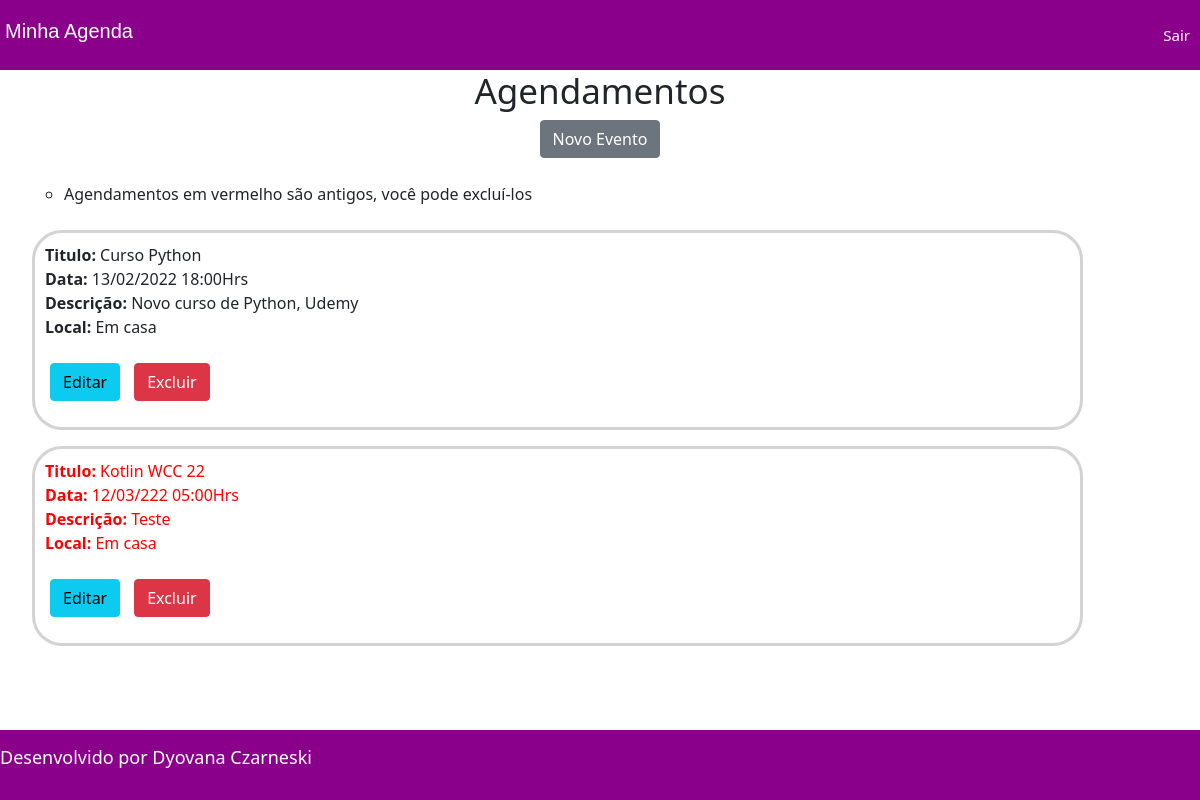
Page /agenda/ (signed in) on the earlier database version.
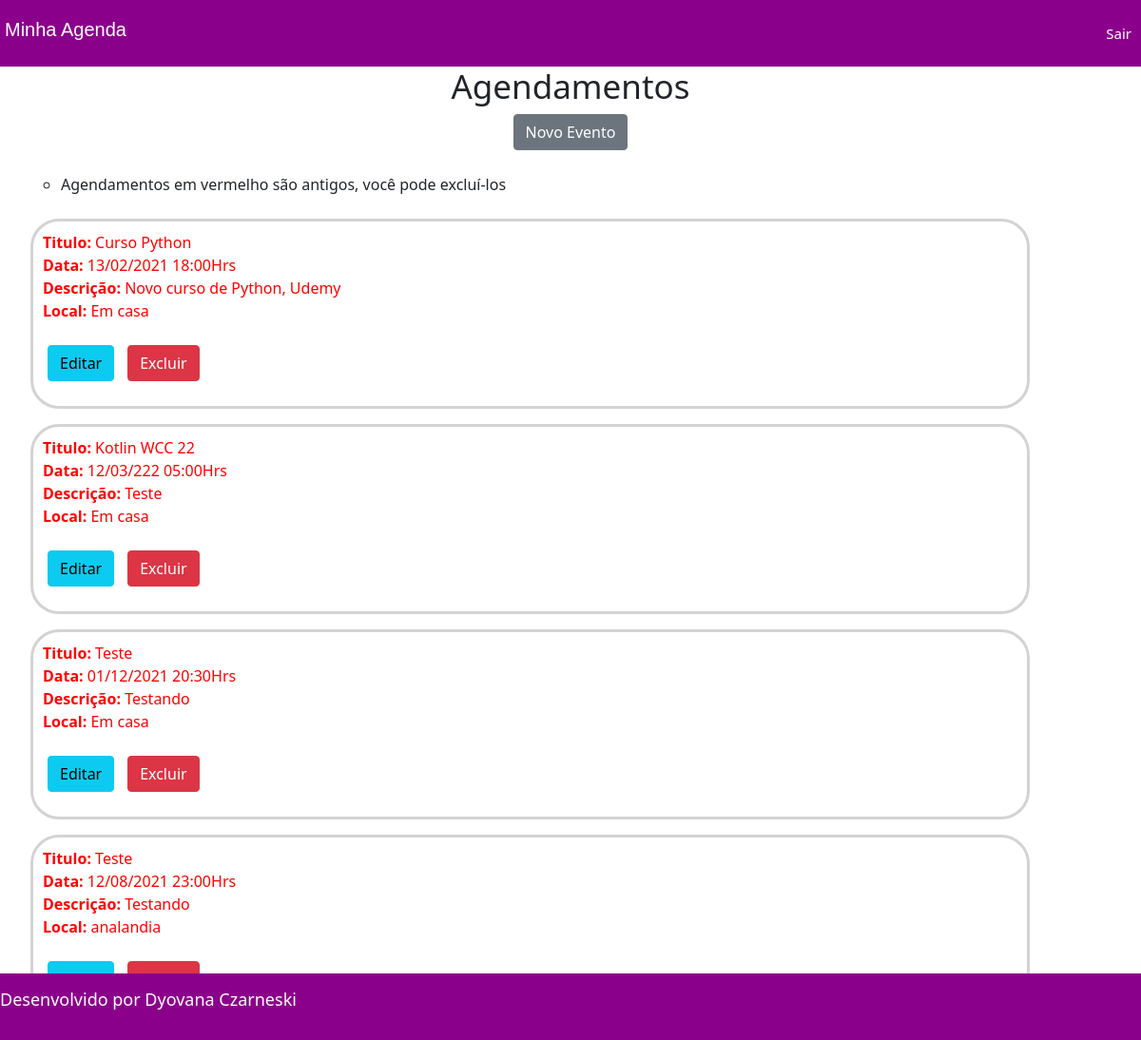
Same page on the later database version.
### core/models.py (models this page shows, shortened)
class Evento(models.Model):
    titulo = models.CharField(max_length=100)
    descricao = models.TextField(blank=True, null=True)# pode estar em branco ou nulo
    data_evento = models.DateTimeField(verbose_name='Data do evento')
    data_criacao = models.DateTimeField(auto_now=True)# Quando criar o registro vai inserir a hora atual automaticamente
    local = models.CharField(blank=True, max_length=100, null=True)
    usuario = models.ForeignKey(User, on_delete=models.CASCADE)
    class Meta:
        db_table = 'evento'
    def get_data_evento(self):
        return self.data_evento.strftime('%d/%m/%Y %H:%MHrs')
    def get_evento_atrasado(self):
        if self.data_evento < datetime.now():
            return True
        else:
            return False

### core/views.py (the view)
# urls.py: path('agenda/', views.lista_eventos),
@login_required(login_url='/login/')
def lista_eventos(request):
    usuario = request.user
    data_atual = datetime.now() - timedelta(hours=1)
    eventos = Evento.objects.filter(usuario=usuario)
    dados = {'eventos': eventos}
    return render(request, 'agenda.html', dados)

### template/agenda.html (shortened to what this page needs)
{% extends "model-page.html"%}
    {% block content %}
        {% load static %}
        <link href="{% static 'css/agenda.css' %}" rel="stylesheet">
        <h2 align="center" style="font-size: 35px;">Agendamentos</h2>
        <div align="center">
                <a href="evento/">
                    <button type="button" class="btn btn-secondary">Novo Evento</button><br>
                </a>
        </div><br>
        <div>
            <ul class="lista">
                <ul>
                    <li>Agendamentos em vermelho são antigos, você pode excluí-los </li>
                </ul><br>
                {% for evento in eventos %}
                 <li>
                    <div id="dados" style={% if evento.get_evento_atrasado %} "color:red" {% endif %}>
                        <b>Titulo: </b>{{evento.titulo}} <br>
                        <b>Data: </b>{{evento.get_data_evento}}<br>
                        <b>Descrição: </b>{{evento.descricao}}<br>
                        <b>Local: </b>{{evento.local}}<br>
                        <br>
                        <a href="evento/?id={{evento.id}}">
                            <button type="button" class="btn btn-info">Editar</button>
                        </a>
                        <a href="evento/delete/{{ evento.id}}/">
                            <button type="button" class="btn btn-danger">Excluir</button>
                        </a>
                    </div>
                 </li>
                {% endfor %}
            </ul>
        </div>
    {% endblock %}

### template/model-page.html
<!DOCTYPE html>
<html lang="en">
<head>
    {% include "model-header.html" %}
</head>
<body>
    {% block content %} {% endblock%}
    {% include "model-footer.html"%}
</body>
</html>

### template/model-header.html (shortened to what this page needs)
{% load static %}
    <link rel="stylesheet" href="https://cdn.jsdelivr.net/npm/bootstrap@5.1.3/dist/css/bootstrap.min.css">
    <link href="{% static 'css/header.css' %}" rel="stylesheet">
    <div id="header">
        <div align="left">
            <h2 id="titulo">Minha Agenda</h2>
        </div>
        <div>
            <a href="/logout">Sair</a>
        </div>
    </div>

### template/model-footer.html
{% load static %}
<link href="{% static 'css/footer.css' %}" rel="stylesheet">
<div id="footer">
    <p> Desenvolvido por Dyovana Czarneski</p>
</div>

### static/css/header.css (style rules this page uses)
* { border:0; padding:0; margin:0; }
#header { background-color: #8B008B; height: 70px; display: flex; padding: 5px; justify-content: space-between; align-items: center; }
#titulo { color:white; font-family: verdana, Tahoma, sans-serif; font-size: 20px; }
a { color: white; text-decoration: none; font-size: 15px; padding: 5px; }

### static/css/agenda.css (style rules this page uses)
.btn { height: 38px; }
#dados { width: 90%; border-radius: 30px; border: 3px solid #d3d3d3; padding: 10px; }
.lista { list-style: none; }

### static/css/footer.css (style rules this page uses)
#footer { background-color: #8B008B; height: 70px; width: 100%; position: absolute; bottom:0; display: flex; align-items: center; color: white; font-size: 18px; }

Differences in the rows shown:
changed Evento "Curso Python": data_evento "2022-02-13 18:00:00" → "2021-02-13 18:00:00" (drawn); get_data_evento "13/02/2022 18:00Hrs" → "13/02/2021 18:00Hrs"
added Evento: titulo "Teste", get_data_evento "01/12/2021 20:30Hrs", descricao "Testando", local "Em casa"
added Evento: titulo "Teste", get_data_evento "12/08/2021 23:00Hrs", descricao "Testando", local "analandia"
